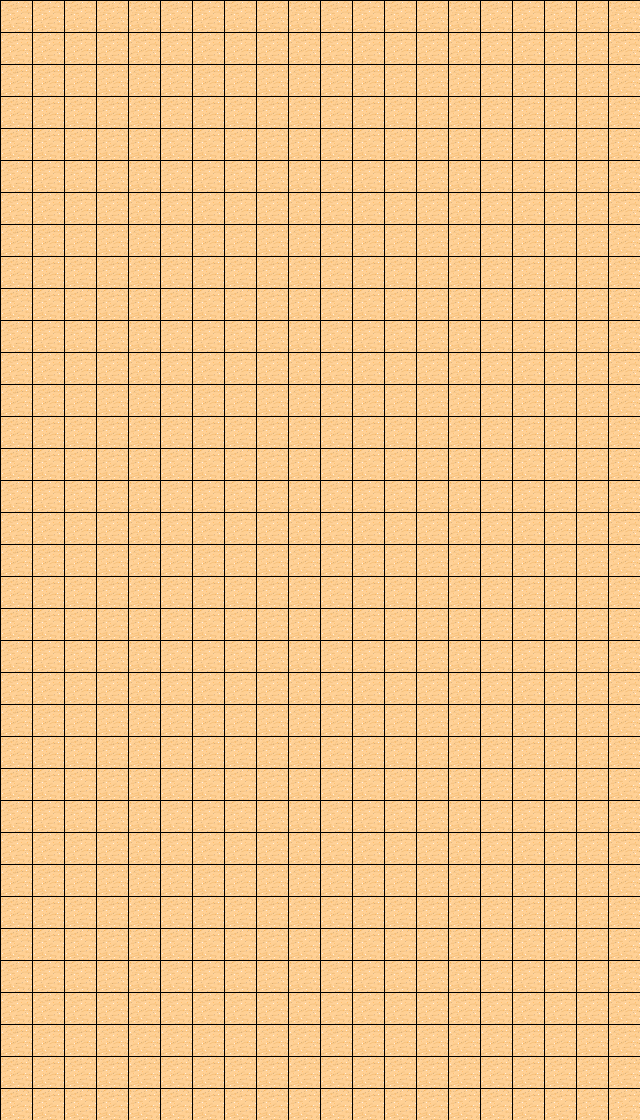

A level layout from a 2D game, rendered from its tile map. Below: a short description, then the map file with tile-grid data replaced by summaries:
An orthogonal 20x35 tile map with 32x32 px tiles, 1 tile layer (Background) and 1 object (SpawnPoint).

<map version="1.0" orientation="orthogonal" renderorder="right-down" width="20" height="35" tilewidth="32" tileheight="32">
 <tileset firstgid="1" name="tmw_desert_spacing" tilewidth="32" tileheight="32" spacing="1">
  <image source="tmw_desert_spacing.png" trans="000000" width="265" height="199" />
 </tileset>
 <layer name="Background" width="20" height="35">
  <data>[700 cells, 700 non-empty, 1 distinct tile ids]</data>
 </layer>
 <objectgroup name="Objects">
  <object name="SpawnPoint" x="64.3333" y="984.33" width="493.667" height="44" />
 </objectgroup>
</map>
